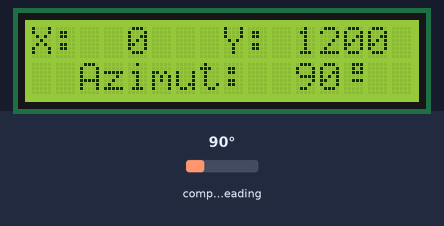
A sketch run on a simulated Arduino Uno, built with avr-gcc and run on an emulated ATmega328P. Parts: 16×2 character LCD. Inputs (shaded band) come from the test bench; at power-on: compass heading 90°.

Above: at 1.2 s.
1.3 s: compass heading set to 7°
At 2.9 s:
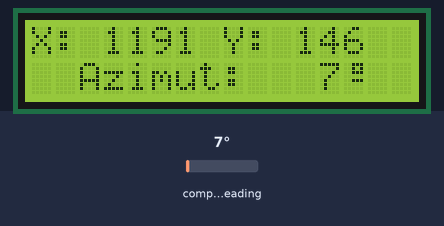
5.4 s: compass heading set to 180°
At 7.0 s:
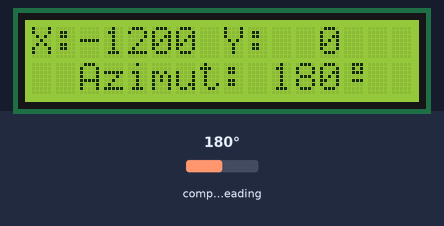
8.7 s: compass heading set to 269°
At 9.8 s:
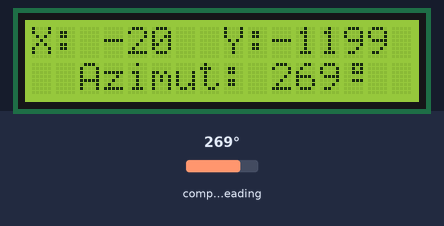
Timing chart, 0 to 11.7 s (numbered marks = the images above; inputs shaded):
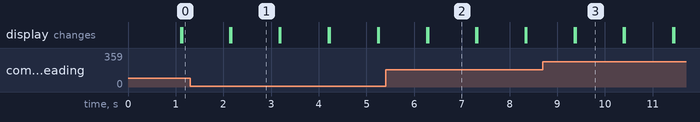

Measured:
- after the input at 1.3 s, the display: first differs from a run without the input after 0.87 s (image 1)
- after the input at 5.4 s, the display: first differs from a run without the input after 0.89 s (image 2)
- after the input at 8.7 s, the display: first differs from a run without the input after 0.69 s (image 3)
- what the display in image 1 shows lasts 1.0 s, from 2.2 s to 3.2 s

The sketch:

triAxialMagnetometer.ino
```cpp
// Libraries
#include <Wire.h>                 // I2C comunication library
#include <LCD.h>                  // Library for LCD functions
#include <LiquidCrystal_I2C.h>    // Library for LCD with I2C
#include <MechaQMC5883.h>         // Library for magnetometer

// Instancies
MechaQMC5883 magnetometer;
LiquidCrystal_I2C lcd (0x27, 2, 1, 0, 4, 5, 6, 7); // DIR, E, RW, RS, D4, D5, D6, D7

// Special character
byte deg[8] = {
  0b00111,
  0b00101,
  0b00111,
  0b00000,
  0b00111,
  0b00000,
  0b00000,
  0b00000
};

//----------------------------------------
void setup()
{
  Wire.begin();
  lcd.setBacklightPin(3,POSITIVE);    // Port P3 of PCF8574 positive
  lcd.setBacklight(HIGH);             // Enables LCD backlight
  lcd.begin(16, 2);                   // Begins 16 columns by 2 rows for LCD 1602A
  lcd.clear();                        // Clars the display
  lcd.createChar(0, deg);             // Creates degree
  magnetometer.init();                // Initialize the magnetometer
}
//----------------------------------------
void loop()
{
  int x,y,z,azimut;
  magnetometer.read(&x,&y,&z,&azimut);

  lcd.setCursor(0, 0);    // Set cursor in column 0 row 0
  lcd.print("X:");
  if(abs(x)<10){
    lcd.print("  ");
    if(x>0){
      lcd.print(" ");
    }
    lcd.print(x);
  } else if (abs(x)>=10 && abs(x)<=99){
    lcd.print(" ");
    if(x>0){
      lcd.print(" ");
    }
    lcd.print(x);
  } else if (abs(x)>99){
    if(x>0){
      lcd.print(" ");
    }
    lcd.print(x);
  }

  lcd.setCursor(8, 0);    // Set cursor in column 8 row 0
  lcd.print("Y:");
  if(abs(y)<10){
    lcd.print("  ");
    if(y>0){
      lcd.print(" ");
    }
    lcd.print(y);
  } else if (abs(y)>=10 && abs(y)<=99){
    lcd.print(" ");
    if(y>0){
      lcd.print(" ");
    }
    lcd.print(y);
  } else if (abs(y)>99){
    if(y>0){
      lcd.print(" ");
    }
    lcd.print(y);
  }

  lcd.setCursor(0, 1);    // Set cursor in column 0 row 1
  lcd.print("  Azimut: ");
  if (azimut>99){
    lcd.print(azimut);
  }else if(azimut<=99 && azimut>=10){
    lcd.print(" ");
    lcd.print(azimut);
  } else if (azimut<10){
    lcd.print("  ");
    lcd.print(azimut);
  }
  lcd.write(byte(0));
  delay(1000);
  lcd.clear();
}
//----------------------------------------
```
